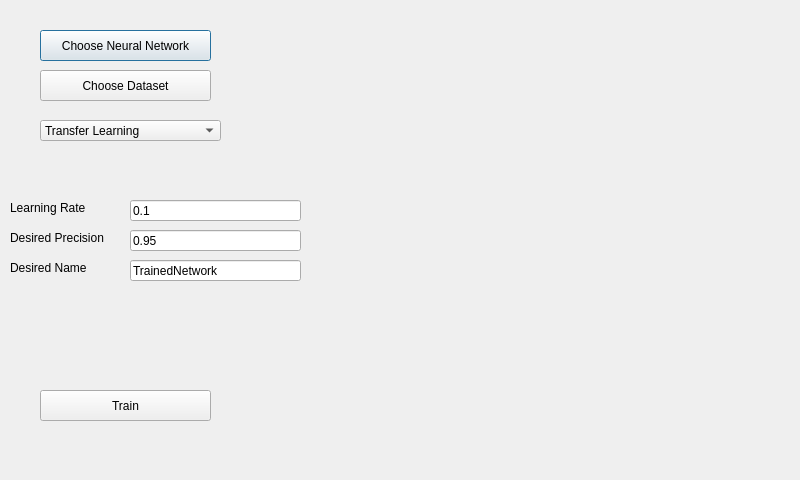
<?xml version="1.0" encoding="UTF-8"?>
<ui version="4.0">
 <class>TrainingPanel</class>
 <widget class="QDialog" name="TrainingPanel">
  <property name="geometry">
   <rect>
    <x>0</x>
    <y>0</y>
    <width>800</width>
    <height>480</height>
   </rect>
  </property>
  <property name="windowTitle">
   <string>Training</string>
  </property>
  <widget class="QPushButton" name="chooseNeuralNetwork">
   <property name="geometry">
    <rect>
     <x>40</x>
     <y>30</y>
     <width>171</width>
     <height>31</height>
    </rect>
   </property>
   <property name="text">
    <string>Choose Neural Network</string>
   </property>
  </widget>
  <widget class="QPushButton" name="chooseDataset">
   <property name="geometry">
    <rect>
     <x>40</x>
     <y>70</y>
     <width>171</width>
     <height>31</height>
    </rect>
   </property>
   <property name="text">
    <string>Choose Dataset</string>
   </property>
  </widget>
  <widget class="QPushButton" name="train">
   <property name="geometry">
    <rect>
     <x>40</x>
     <y>390</y>
     <width>171</width>
     <height>31</height>
    </rect>
   </property>
   <property name="text">
    <string>Train</string>
   </property>
  </widget>
  <widget class="QLineEdit" name="learningRate">
   <property name="geometry">
    <rect>
     <x>130</x>
     <y>200</y>
     <width>171</width>
     <height>21</height>
    </rect>
   </property>
   <property name="text">
    <string>0.1</string>
   </property>
  </widget>
  <widget class="QLabel" name="learningRateLabel">
   <property name="geometry">
    <rect>
     <x>10</x>
     <y>200</y>
     <width>101</width>
     <height>16</height>
    </rect>
   </property>
   <property name="text">
    <string>Learning Rate</string>
   </property>
  </widget>
  <widget class="QLineEdit" name="precision">
   <property name="geometry">
    <rect>
     <x>130</x>
     <y>230</y>
     <width>171</width>
     <height>21</height>
    </rect>
   </property>
   <property name="text">
    <string>0.95</string>
   </property>
  </widget>
  <widget class="QLineEdit" name="name">
   <property name="geometry">
    <rect>
     <x>130</x>
     <y>260</y>
     <width>171</width>
     <height>21</height>
    </rect>
   </property>
   <property name="text">
    <string>TrainedNetwork</string>
   </property>
  </widget>
  <widget class="QLabel" name="precisionLabel">
   <property name="geometry">
    <rect>
     <x>10</x>
     <y>230</y>
     <width>131</width>
     <height>16</height>
    </rect>
   </property>
   <property name="text">
    <string>Desired Precision</string>
   </property>
  </widget>
  <widget class="QLabel" name="desiredNameLabel">
   <property name="geometry">
    <rect>
     <x>10</x>
     <y>260</y>
     <width>101</width>
     <height>16</height>
    </rect>
   </property>
   <property name="text">
    <string>Desired Name</string>
   </property>
  </widget>
  <widget class="QComboBox" name="comboBox">
   <property name="geometry">
    <rect>
     <x>40</x>
     <y>120</y>
     <width>181</width>
     <height>21</height>
    </rect>
   </property>
   <item>
    <property name="text">
     <string>Transfer Learning</string>
    </property>
   </item>
   <item>
    <property name="text">
     <string>Complete Learning</string>
    </property>
   </item>
  </widget>
  <widget class="QLabel" name="trainingGraphic">
   <property name="geometry">
    <rect>
     <x>370</x>
     <y>60</y>
     <width>381</width>
     <height>281</height>
    </rect>
   </property>
   <property name="text">
    <string/>
   </property>
  </widget>
 </widget>
 <resources/>
 <connections/>
</ui>
